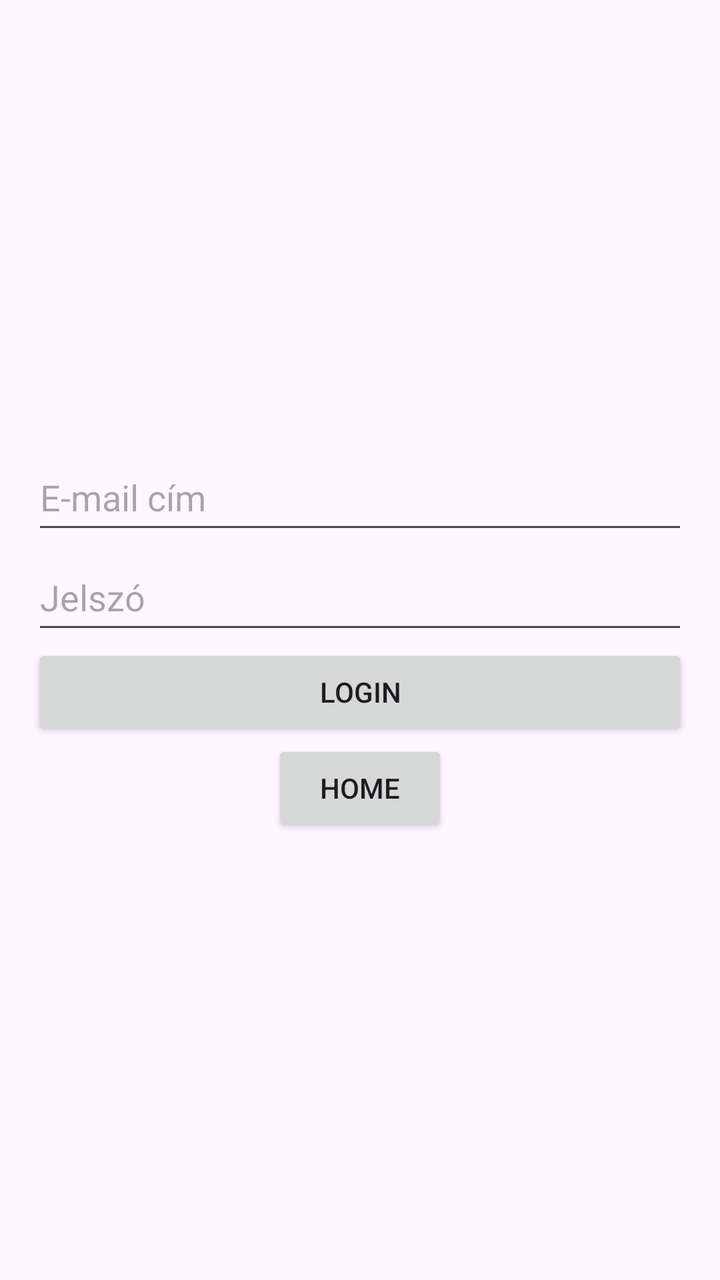
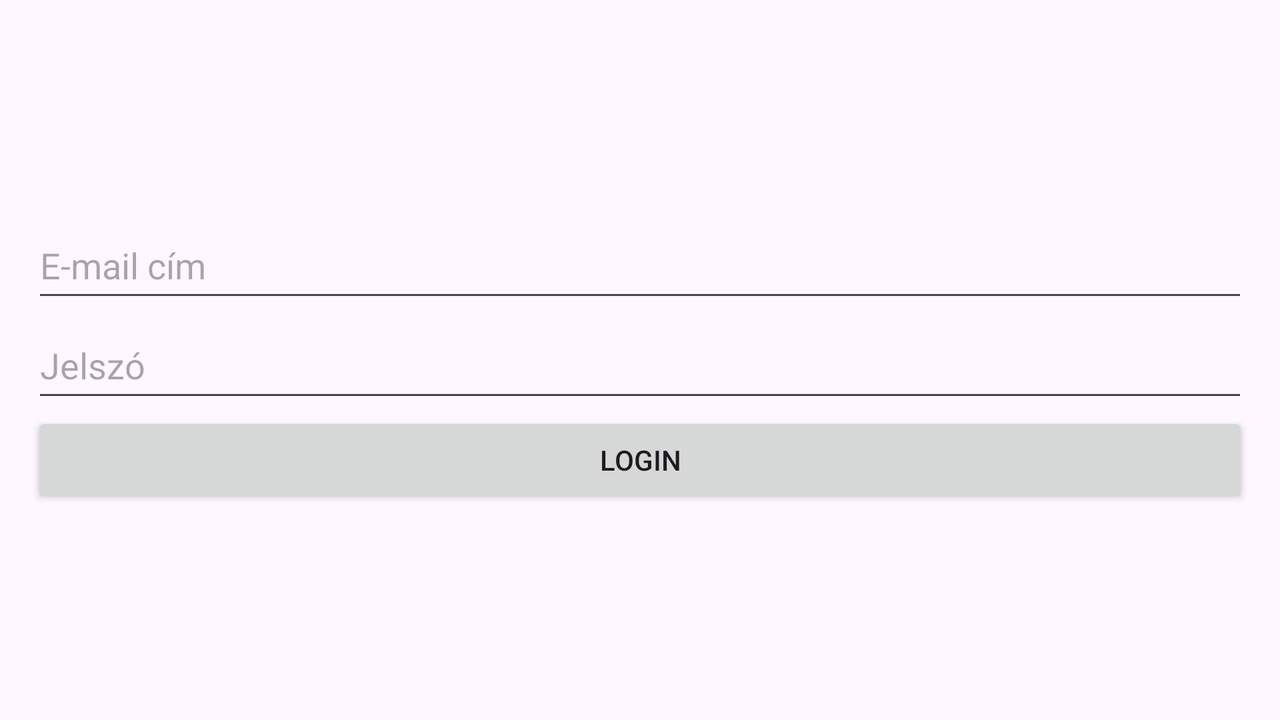

Compare how this app lays out the same screen by default and in its alternative resource folder. The renders come first, then the two layout files and the values they reference.
<!-- AndroidManifest.xml: application theme Theme.KosarlabdaBajnoksag -->
<!-- res/layout/login.xml -->
<?xml version="1.0" encoding="utf-8"?>
<LinearLayout
    xmlns:android="http://schemas.android.com/apk/res/android"
    xmlns:tools="http://schemas.android.com/tools"
    android:layout_width="match_parent"
    android:layout_height="match_parent"
    android:gravity="center"
    android:orientation="vertical"
    android:padding="16dp">

    <EditText
        android:id="@+id/editTextEmail"
        android:layout_width="match_parent"
        android:layout_height="50dp"
        android:inputType="textEmailAddress"
        android:hint="E-mail cím" />

    <EditText
        android:id="@+id/editTextPassword"
        android:layout_width="match_parent"
        android:layout_height="50dp"
        android:inputType="textPassword"
        android:hint="Jelszó" />

    <Button
        android:id="@+id/buttonLogin"
        android:layout_width="match_parent"
        android:layout_height="wrap_content"
        android:text="@string/login"
        android:onClick="login"/>

    <Button
        android:id="@+id/button3"
        android:layout_width="wrap_content"
        android:layout_height="wrap_content"
        android:onClick="goToHome"
        android:text="Home" />


</LinearLayout>
<!-- resources referenced by this layout -->
<resources>
  <string name="login">Login</string>
  <style name="Theme.KosarlabdaBajnoksag" parent="Base.Theme.KosarlabdaBajnoksag" />
  <style name="Base.Theme.KosarlabdaBajnoksag" parent="Theme.Material3.DayNight.NoActionBar">
          
          
      </style>
</resources>
<!-- res/layout-land/login.xml (the author's variant of the layout above) -->
<!-- drawn on the phone turned sideways -->
<?xml version="1.0" encoding="utf-8"?>
<LinearLayout
    xmlns:android="http://schemas.android.com/apk/res/android"
    xmlns:tools="http://schemas.android.com/tools"
    android:layout_width="match_parent"
    android:layout_height="match_parent"
    android:gravity="center"
    android:orientation="vertical"
    android:padding="16dp">

    <EditText
        android:id="@+id/editTextEmail"
        android:layout_width="match_parent"
        android:layout_height="50dp"
        android:inputType="textEmailAddress"
        android:hint="E-mail cím" />

    <EditText
        android:id="@+id/editTextPassword"
        android:layout_width="match_parent"
        android:layout_height="50dp"
        android:inputType="textPassword"
        android:hint="Jelszó" />

    <Button
        android:id="@+id/buttonLogin"
        android:layout_width="match_parent"
        android:layout_height="wrap_content"
        android:text="Login" />

</LinearLayout>
<!-- resources referenced by the variant -->
<!-- as the phone turned sideways resolves them -->
<resources>
  <style name="Theme.KosarlabdaBajnoksag" parent="Base.Theme.KosarlabdaBajnoksag" />
  <style name="Base.Theme.KosarlabdaBajnoksag" parent="Theme.Material3.DayNight.NoActionBar">
          
          
      </style>
</resources>
